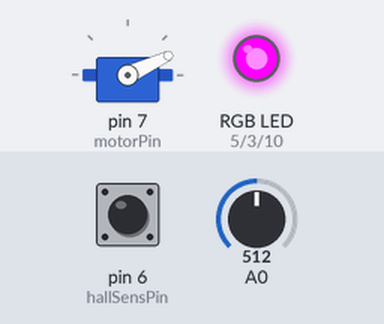
The sketch below on a simulated Arduino Uno, built with avr-gcc and run on an emulated ATmega328P. Shown: servo, an RGB LED mixed from three pins (HIGH = lit). The test bench sets the inputs (shaded band); at power-on: A0 = 512, pin 6 (hallSensPin) HIGH.

Above: at 4.2 s.
4.3 s: A0 set to 1023
At 5.5 s:
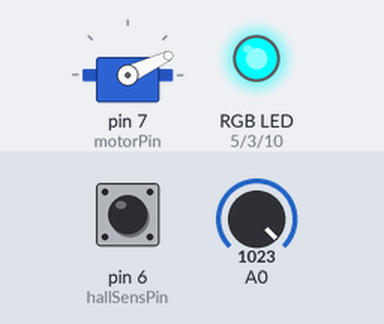
5.8 s: pin 6 (hallSensPin) driven LOW
At 6.7 s:
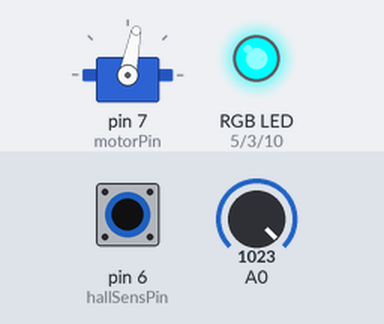
7.3 s: A0 set to 900
At 8.1 s:
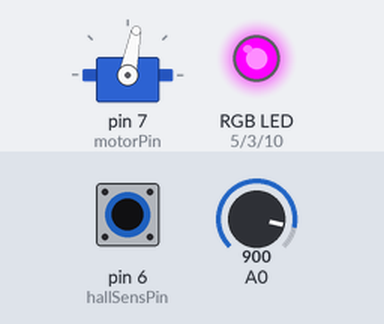
8.8 s: pin 6 (hallSensPin) pulsed HIGH 5 times (0.12 s each, 0.3 s apart)
At 10.5 s:
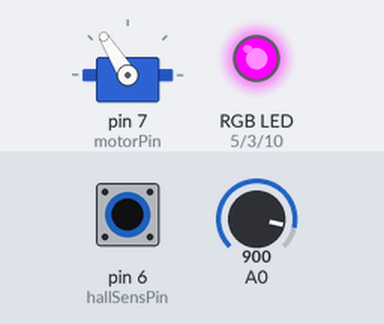
11.8 s: A0 set to 1023
At 13.0 s:
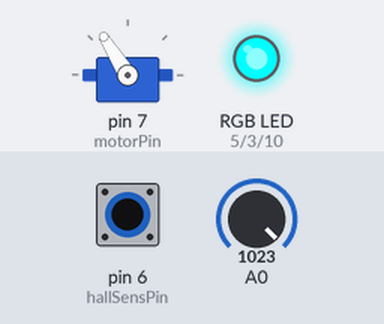
13.3 s: A0 set to 716
At 13.7 s:
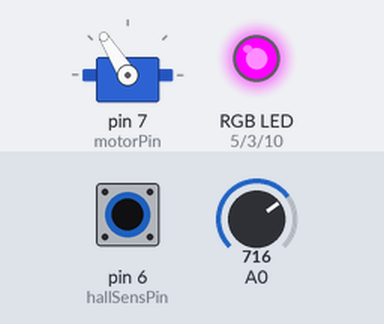
Timing chart, 0 to 15.8 s (numbered marks = the images above; inputs shaded):
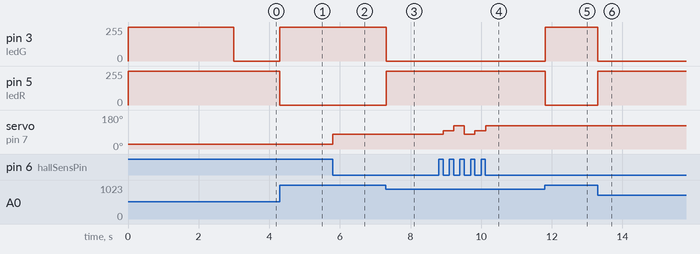

Measured:
- after the input at 4.3 s, pin 3 (ledG): 0/255 → 253/255 at once; pin 5 (ledR): 253/255 → 0/255 at once
- after the input at 5.8 s, servo on pin 7 (motorPin): 25° → 79° at once
- after the input at 7.3 s, pin 3 (ledG): 253/255 → 0/255 at once; pin 5 (ledR): 0/255 → 253/255 at once
- after the input at 8.8 s, servo on pin 7 (motorPin): 79° → 96° after 0.12 s, → 122° 0.30 s later, → 79° 0.29 s later, → 96° 0.30 s later, … (5 changes in this stretch)
- after the input at 11.8 s, pin 3 (ledG): 0/255 → 253/255 at once; pin 5 (ledR): 253/255 → 0/255 at once
- after the input at 13.3 s, pin 3 (ledG): 253/255 → 0/255 at once; pin 5 (ledR): 0/255 → 253/255 at once

The sketch:

elTorpedo85_current_130422.ino
```cpp
/*
  pinOUT
  2 - КНОПКА
  3 - СД ЗЕЛЕНЫЙ
  4 - Сигнал зарядки +
  5 - СД КРАСНЫЙ
  6 - ДАТЧИК ХОЛЛА 1
  7 - МОТОР
  8 - ДАТЧИК ХОЛЛА 2
  9 - СД СИНИЙ
  10 -
  11 - //ВКЛ ЗАПИСИ ВЫХОД
  12 - //ВКЛ МОТОРА ВХОД
  13 - //ВКЛ МОТОРА ВХОД 2
  А0 - уровень напряжения

  1 - +
  2 - -
  3,4 - sign
*/

#include <Servo.h>

Servo motor;

//  var init
bool hallSens = false, speedSwitch = false, speedSwitch2 = false, speedArr[] = {true, false, false};
int ledR = 5, ledG = 3, ledB = 10, hallSensPin = 6, motorPin = 7, motorStop = 800, motorSpeedArr[] = {1360, 1530, 1800}, i = 0, n = 0,
    chargeLvl = 0, chargeLvlMap = 0, chargeLvlR = 0, chargeLvlG = 0;

bool enabled = true, motorEnabled = false;


void setup() {

  motor.attach(motorPin);                                     // Motor initial

  Serial.begin(9600);

  pinMode(ledR, OUTPUT);                                      // Red LED pin init
  pinMode(ledG, OUTPUT);                                      // Green ~
  pinMode(ledB, OUTPUT);                                      // Blue ~

  pinMode(hallSensPin, INPUT_PULLUP);                         // hallSens pin init

  digitalWrite(ledR, HIGH);                                   //  LED off initialisation (LOW - off, HIGH - on)
  digitalWrite(ledG, HIGH);
  digitalWrite(ledB, HIGH);

  motor.writeMicroseconds(motorStop);                         // Motor ON initialisation 3 sec waiting
  delay(3000);                                                // Start latency 3000ms

}

void loop() {

  hallSens = !digitalRead(hallSensPin);                       // update hallSens status every loop
  chargeLvl = analogRead(A0);                                 // update voltageSens status every loop

  if (!enabled) {                                             // power switch off
    i = 0;
    motor.writeMicroseconds(motorStop);
    digitalWrite(ledR, LOW);
    digitalWrite(ledG, LOW);
  } else {                                                    // power switch on
    i = 0;

    // 950 - 22v ; 1023 - 24,8v ;
    chargeLvlMap = map(chargeLvl, 950, 1023, 0, 1023);
    chargeLvlMap = constrain(chargeLvlMap, 0, 1023);

    chargeLvlG = map(chargeLvlMap, 1023, 300, 253, 0);
    chargeLvlG = constrain(chargeLvlG, 0, 253);

    chargeLvlR = map(chargeLvlMap, 800, 0, 0, 253);
    chargeLvlR = constrain(chargeLvlR, 0, 253);

    analogWrite(ledR, chargeLvlR);
    analogWrite(ledG, chargeLvlG);

    // Charge indicator calibration, low(chargeLvl) = 20v(790), high(chargeLvl) = ,
    //        Serial.print(chargeLvl);
    //        Serial.print("   ");
    //        Serial.print(chargeLvlMap);
    //        Serial.print("   ");
    //        Serial.print(chargeLvlR);
    //        Serial.print("   ");
    //        Serial.println(chargeLvlG);

    if (hallSens && speedArr[0])  {                           // start on 1 speed
      motor.writeMicroseconds(motorSpeedArr[0]);
      speedSwitch2 = true;
      delay(20);                                              // for smooth speed swith
      return;
    }

    else if (hallSens && speedArr[1])  {                      //start on 2 speed
      motor.writeMicroseconds(motorSpeedArr[1]);
      speedSwitch2 = true;
      delay(20);                                              // for smooth speed swith
      return;

    }

    else if (hallSens && speedArr[2])  {                      //start on 2 speed
      motor.writeMicroseconds(motorSpeedArr[2]);
      speedSwitch2 = true;
      delay(20);                                              // for smooth speed swith
      return;

    }

    else {

      if (speedSwitch2) {                                     // start latency
        delay(50);                                            // latency for smooth speed swith
        while (i < 50) {                                      // cycles for check speed switch event // 100 - 1000ms // 50 - 500ms
          hallSens = !digitalRead(hallSensPin);               // refresh hallSens signal
          if (hallSens && !speedSwitch && speedArr[0]) {
            speedSwitch = true;
            speedSwitch2 = false;
            speedArr[0] = false;
            speedArr[1] = true;
            speedArr[2] = false;
            return;
          }
          if (hallSens && !speedSwitch && speedArr[1]) {
            speedSwitch = true;
            speedSwitch2 = false;
            speedArr[0] = false;
            speedArr[1] = false;
            speedArr[2] = true;
            return;
          }
          if (hallSens && !speedSwitch && speedArr[2]) {
            speedSwitch = true;
            speedSwitch2 = false;
            speedArr[0] = true;
            speedArr[1] = false;
            speedArr[2] = false;
            return;
          }
          if (!hallSens && speedSwitch) {
            speedSwitch = false;
          }
          i++;
          delay(10);                                          // latency for check speed switch
        }
      }
      // motor
      motor.writeMicroseconds(motorStop);
      speedArr[0] = true;
      speedArr[1] = false;
      speedArr[2] = false;
      speedSwitch2 = false;
    }
  }
}
```
